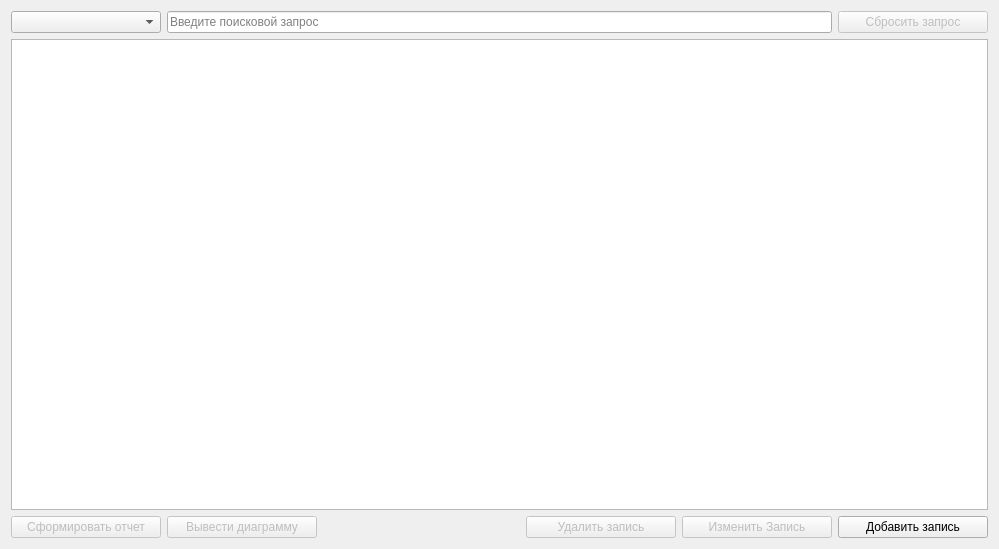
<?xml version="1.0" encoding="UTF-8"?>
<ui version="4.0">
 <class>BaseTabWidget</class>
 <widget class="QWidget" name="BaseTabWidget">
  <property name="geometry">
   <rect>
    <x>0</x>
    <y>0</y>
    <width>999</width>
    <height>549</height>
   </rect>
  </property>
  <property name="windowTitle">
   <string>Form</string>
  </property>
  <layout class="QVBoxLayout" name="verticalLayout">
   <item>
    <layout class="QHBoxLayout" name="upperHorizontalLayout">
     <item>
      <widget class="QComboBox" name="searchFilterComboBox">
       <property name="minimumSize">
        <size>
         <width>150</width>
         <height>0</height>
        </size>
       </property>
      </widget>
     </item>
     <item>
      <widget class="QLineEdit" name="searchFilterLineEdit">
       <property name="text">
        <string/>
       </property>
       <property name="placeholderText">
        <string>Введите поисковой запрос</string>
       </property>
      </widget>
     </item>
     <item>
      <widget class="QPushButton" name="resetFilterPushButton">
       <property name="enabled">
        <bool>false</bool>
       </property>
       <property name="minimumSize">
        <size>
         <width>150</width>
         <height>0</height>
        </size>
       </property>
       <property name="text">
        <string>Сбросить запрос</string>
       </property>
      </widget>
     </item>
    </layout>
   </item>
   <item>
    <widget class="QTableView" name="databaseTable"/>
   </item>
   <item>
    <layout class="QHBoxLayout" name="lowerHorizontalLayout">
     <item>
      <widget class="QPushButton" name="createReportButton">
       <property name="enabled">
        <bool>false</bool>
       </property>
       <property name="minimumSize">
        <size>
         <width>150</width>
         <height>0</height>
        </size>
       </property>
       <property name="text">
        <string>Сформировать отчет</string>
       </property>
      </widget>
     </item>
     <item>
      <widget class="QPushButton" name="showChartButton">
       <property name="enabled">
        <bool>false</bool>
       </property>
       <property name="minimumSize">
        <size>
         <width>150</width>
         <height>0</height>
        </size>
       </property>
       <property name="text">
        <string>Вывести диаграмму</string>
       </property>
      </widget>
     </item>
     <item>
      <spacer name="horizontalSpacer">
       <property name="orientation">
        <enum>Qt::Horizontal</enum>
       </property>
       <property name="sizeHint" stdset="0">
        <size>
         <width>40</width>
         <height>20</height>
        </size>
       </property>
      </spacer>
     </item>
     <item>
      <widget class="QPushButton" name="deleteEntryButton">
       <property name="enabled">
        <bool>false</bool>
       </property>
       <property name="minimumSize">
        <size>
         <width>150</width>
         <height>0</height>
        </size>
       </property>
       <property name="text">
        <string>Удалить запись</string>
       </property>
      </widget>
     </item>
     <item>
      <widget class="QPushButton" name="editEntryButton">
       <property name="enabled">
        <bool>false</bool>
       </property>
       <property name="minimumSize">
        <size>
         <width>150</width>
         <height>0</height>
        </size>
       </property>
       <property name="text">
        <string>Изменить Запись</string>
       </property>
      </widget>
     </item>
     <item>
      <widget class="QPushButton" name="addEntryButton">
       <property name="minimumSize">
        <size>
         <width>150</width>
         <height>0</height>
        </size>
       </property>
       <property name="text">
        <string>Добавить запись</string>
       </property>
      </widget>
     </item>
    </layout>
   </item>
  </layout>
 </widget>
 <resources/>
 <connections/>
</ui>
